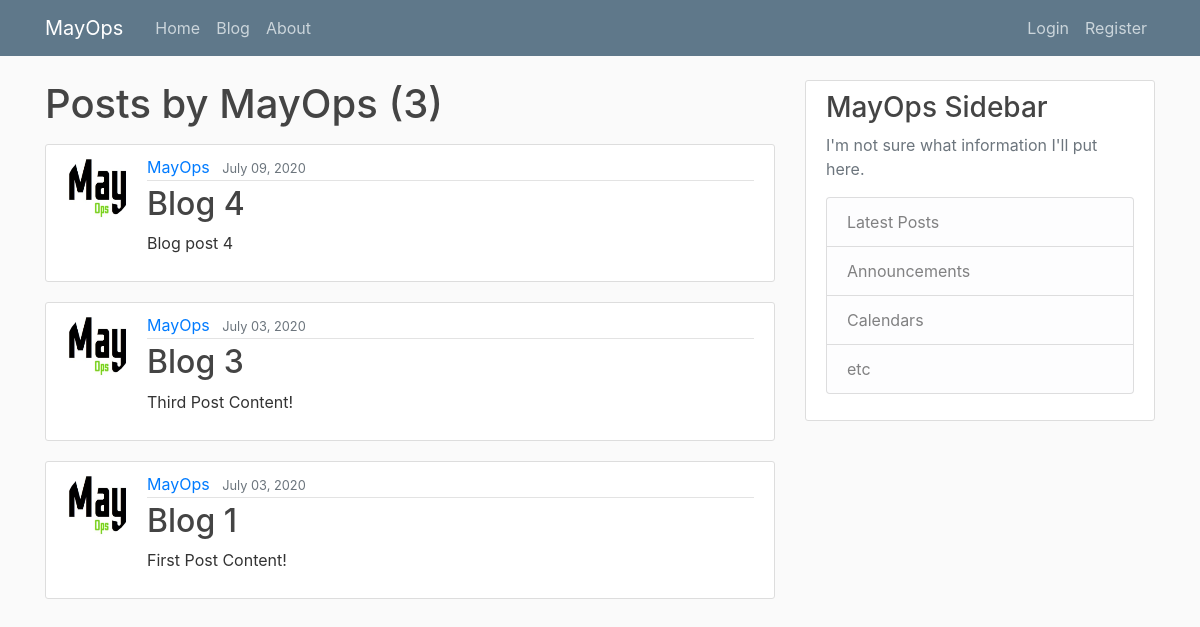
The app's page /user/MayOps, older data.
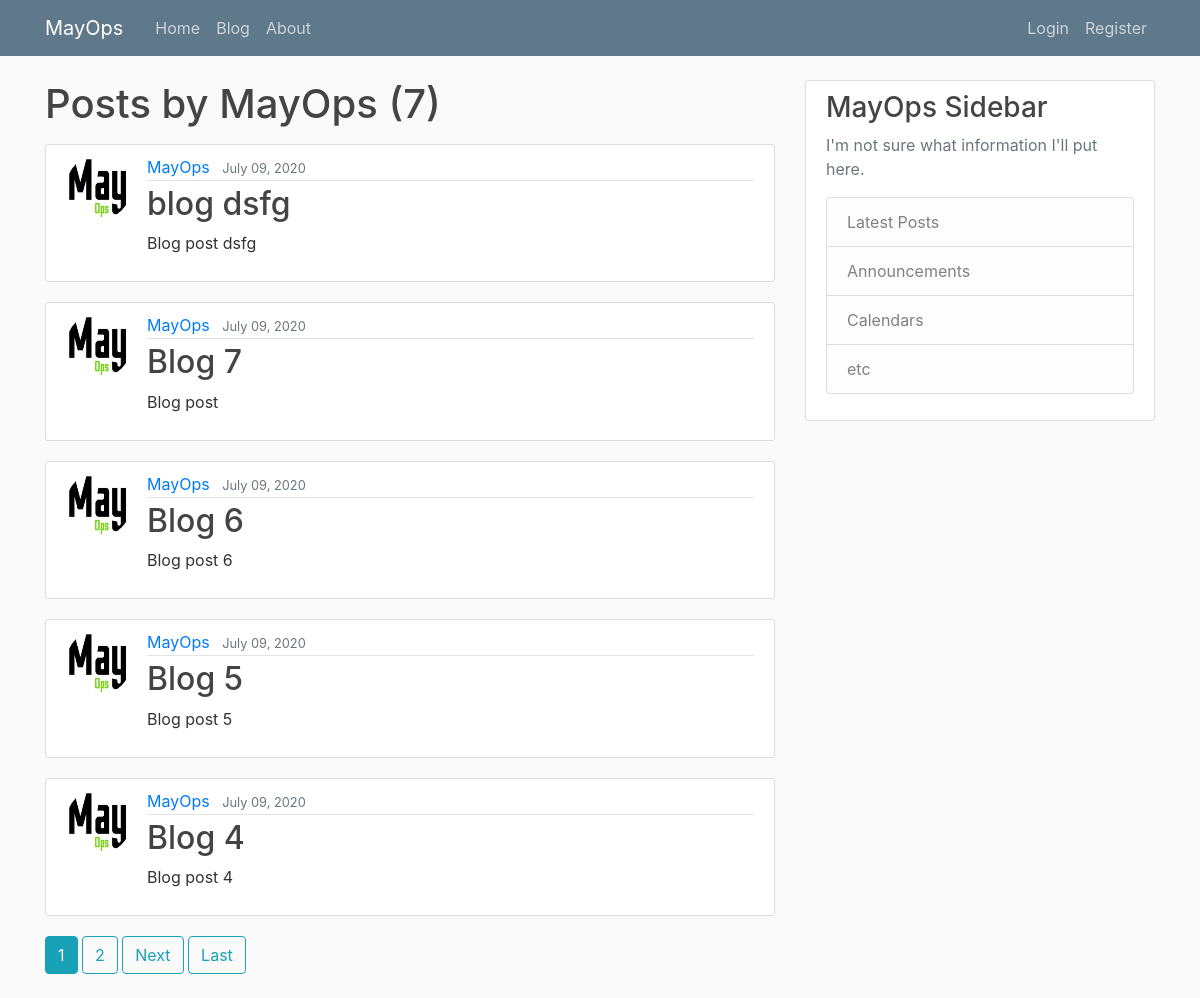
The same page, newer data.
### homepage/models.py (models this page shows, shortened)
class Post(models.Model):
    title = models.CharField(max_length=100)
    content = models.TextField()
    date_posted = models.DateTimeField(default=timezone.now)
    author = models.ForeignKey(User, on_delete=models.CASCADE)

### users/models.py (models this page shows, shortened)
class Profile(models.Model):
    user = models.OneToOneField(User, on_delete=models.CASCADE)
    image = models.ImageField(default='default1.jpg', upload_to='profile_pics')

### homepage/views.py (the view)
# urls.py: path('user/<str:username>', UserPostListView.as_view(), name="user-posts"),
class UserPostListView(ListView):
    model = Post
    template_name = 'homepage/user_posts.html'
    context_object_name = 'posts'
    paginate_by = 5
    def get_queryset(self):
        user = get_object_or_404(User, username=self.kwargs.get('username'))
        return Post.objects.filter(author=user).order_by("-date_posted")

### homepage/templates/homepage/user_posts.html (shortened to what this page needs)
{% extends "homepage/base.html" %}
{% block content %}
    <h1 class="mb-3">Posts by {{ view.kwargs.username }} ({{ page_obj.paginator.count }})</h1>
    {% for post in posts %}
        <article class="media content-section">
          <img class="rounded-circle article-img" src="{{ post.author.profile.image.url }}">
          <div class="media-body">
            <div class="article-metadata">
              <a class="mr-2" href="{% url 'user-posts' post.author.username %}">{{ post.author }}</a>
              <small class="text-muted">{{ post.date_posted|date:"F d, Y" }}</small>
            </div>
            <h2><a class="article-title" href="{% url 'post-detail' post.id %}">{{ post.title }}</a></h2>
            <p class="article-content">{{ post.content }}</p>
          </div>
        </article>
    {% endfor %}
    {% if is_paginated %}
      {% for num in page_obj.paginator.page_range %}
        {% if page_obj.number == num %}
          <a class="btn btn-info mb-4" href="?page={{ num }}">{{ num }}</a>
        {% elif num > page_obj.number|add:'-3' and num < page_obj.number|add:'3' %}
          <a class="btn btn-outline-info mb-4" href="?page={{ num }}">{{ num }}</a>
        {% endif %}
      {% endfor %}
      {% if page_obj.has_next %}
        <a class="btn btn-outline-info mb-4" href="?page={{ page_obj.next_page_number }}">Next</a>
        <a class="btn btn-outline-info mb-4" href="?page={{ page_obj.paginator.num_pages }}">Last</a>
      {% endif %}
    {% endif %}
{% endblock content %}

### homepage/templates/homepage/base.html (shortened to what this page needs)
{% load static %}
<!DOCTYPE html>
<html>
<head>
    <link rel="stylesheet" href="https://maxcdn.bootstrapcdn.com/bootstrap/4.0.0/css/bootstrap.min.css">
    <link rel="stylesheet" type="text/css" href="{% static 'homepage/main.css' %}">
</head>
<body>
    <header class="site-header">
      <nav class="navbar navbar-expand-md navbar-dark bg-steel fixed-top">
        <div class="container">
          <a class="navbar-brand mr-4" href="{% url 'MayOps-home' %}">MayOps</a>
          <div class="collapse navbar-collapse" id="navbarToggle">
            <div class="navbar-nav mr-auto">
              <a class="nav-item nav-link" href="{% url 'MayOps-home' %}">Home</a>
              <a class="nav-item nav-link" href="{% url 'MayOps-blog' %}">Blog</a>
              <a class="nav-item nav-link" href="{% url 'MayOps-about' %}">About</a>
            </div>
            <div class="navbar-nav">
              {% if user.is_authenticated %}
                <a class="nav-item nav-link" href="{% url 'post-create' %}">New Post</a>
                <a class="nav-item nav-link" href="{% url 'profile' %}">Profile</a>
                <a class="nav-item nav-link" href="{% url 'logout' %}">Logout</a>
              {% else %}
                <a class="nav-item nav-link" href="{% url 'login' %}">Login</a>
                <a class="nav-item nav-link" href="{% url 'register' %}">Register</a>
              {% endif %}
            </div>
          </div>
        </div>
      </nav>
    </header>
    <main role="main" class="container">
      <div class="row">
        <div class="col-md-8">
          {% block content %}{% endblock %}
        </div>
        <div class="col-md-4">
          <div class="content-section">
            <h3>MayOps Sidebar</h3>
            <p class='text-muted'>I'm not sure what information I'll put here.
              <ul class="list-group">
                <li class="list-group-item list-group-item-light">Latest Posts</li>
                <li class="list-group-item list-group-item-light">Announcements</li>
                <li class="list-group-item list-group-item-light">Calendars</li>
                <li class="list-group-item list-group-item-light">etc</li>
              </ul>
            </p>
          </div>
        </div>
      </div>
    </main>
</body>
</html>

### homepage/static/homepage/main.css (style rules this page uses)
body { background: #fafafa; color: #333333; margin-top: 5rem; }
h1, h2, h3, h4, h5, h6 { color: #444444; }
ul { margin: 0; }
.bg-steel { background-color: #5f788a; }
.site-header .navbar-nav .nav-link { color: #cbd5db; }
.content-section { background: #ffffff; padding: 10px 20px; border: 1px solid #dddddd; border-radius: 3px; margin-bottom: 20px; }
.article-title { color: #444444; }
.article-content { white-space: pre-line; }
.article-img { height: 65px; width: 65px; margin-right: 16px; }
.article-metadata { padding-bottom: 1px; margin-bottom: 4px; border-bottom: 1px solid #e3e3e3 }

Row changes from the older to the newer data that the page shows:
no longer on this page (row unchanged): Post: author.profile.image (picture), author "MayOps", date_posted "July 03, 2020", title "Blog 3", content "Third Post Content!"
no longer on this page (row unchanged): Post: author.profile.image (picture), author "MayOps", date_posted "July 03, 2020", title "Blog 1", content "First Post Content!"
added Post: author.profile.image (picture), author "MayOps", date_posted "July 09, 2020", title "blog dsfg", content "Blog post dsfg"
added Post: author.profile.image (picture), author "MayOps", date_posted "July 09, 2020", title "Blog 7", content "Blog post"
added Post: author.profile.image (picture), author "MayOps", date_posted "July 09, 2020", title "Blog 6", content "Blog post 6"
added Post: author.profile.image (picture), author "MayOps", date_posted "July 09, 2020", title "Blog 5", content "Blog post 5"
Text that changed along with them:
{{ page_obj.paginator.count }}: "3" → "7"
new list line: "1"
new list line: "2"
text now shown: "Next Last"
